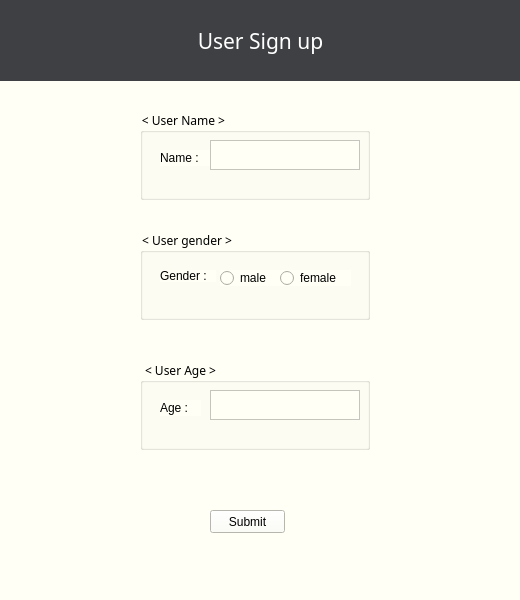
<?xml version="1.0" encoding="UTF-8"?>
<ui version="4.0">
 <class>MainWindow</class>
 <widget class="QMainWindow" name="MainWindow">
  <property name="geometry">
   <rect>
    <x>0</x>
    <y>0</y>
    <width>520</width>
    <height>600</height>
   </rect>
  </property>
  <property name="font">
   <font>
    <family>HY헤드라인M</family>
   </font>
  </property>
  <property name="windowTitle">
   <string>MainWindow</string>
  </property>
  <property name="styleSheet">
   <string notr="true">background-color: rgb(255, 255, 245);
</string>
  </property>
  <widget class="QWidget" name="centralwidget">
   <widget class="QPushButton" name="pushButton">
    <property name="geometry">
     <rect>
      <x>210</x>
      <y>510</y>
      <width>75</width>
      <height>23</height>
     </rect>
    </property>
    <property name="text">
     <string>Submit</string>
    </property>
   </widget>
   <widget class="QLabel" name="label">
    <property name="geometry">
     <rect>
      <x>0</x>
      <y>0</y>
      <width>521</width>
      <height>81</height>
     </rect>
    </property>
    <property name="font">
     <font>
      <family>HY헤드라인M</family>
      <pointsize>16</pointsize>
      <weight>50</weight>
      <bold>false</bold>
     </font>
    </property>
    <property name="styleSheet">
     <string notr="true">background-color: rgb(62, 64, 67);
color: rgb(255, 255, 255);</string>
    </property>
    <property name="text">
     <string>User Sign up</string>
    </property>
    <property name="alignment">
     <set>Qt::AlignCenter</set>
    </property>
   </widget>
   <widget class="QGroupBox" name="groupBox">
    <property name="geometry">
     <rect>
      <x>140</x>
      <y>110</y>
      <width>230</width>
      <height>90</height>
     </rect>
    </property>
    <property name="font">
     <font>
      <family>HY헤드라인M</family>
     </font>
    </property>
    <property name="styleSheet">
     <string notr="true">border-color: rgb(0, 0, 0);</string>
    </property>
    <property name="title">
     <string>&lt; User Name &gt;</string>
    </property>
    <widget class="QLabel" name="label_3">
     <property name="geometry">
      <rect>
       <x>20</x>
       <y>40</y>
       <width>51</width>
       <height>16</height>
      </rect>
     </property>
     <property name="text">
      <string>Name :</string>
     </property>
    </widget>
    <widget class="QTextEdit" name="textEdit">
     <property name="geometry">
      <rect>
       <x>70</x>
       <y>30</y>
       <width>150</width>
       <height>30</height>
      </rect>
     </property>
    </widget>
   </widget>
   <widget class="QGroupBox" name="groupBox_2">
    <property name="geometry">
     <rect>
      <x>140</x>
      <y>230</y>
      <width>230</width>
      <height>90</height>
     </rect>
    </property>
    <property name="font">
     <font>
      <family>HY헤드라인M</family>
     </font>
    </property>
    <property name="title">
     <string>&lt; User gender &gt;</string>
    </property>
    <widget class="QRadioButton" name="radioButton">
     <property name="geometry">
      <rect>
       <x>80</x>
       <y>40</y>
       <width>61</width>
       <height>16</height>
      </rect>
     </property>
     <property name="text">
      <string>male</string>
     </property>
    </widget>
    <widget class="QRadioButton" name="radioButton_2">
     <property name="geometry">
      <rect>
       <x>140</x>
       <y>40</y>
       <width>71</width>
       <height>16</height>
      </rect>
     </property>
     <property name="text">
      <string>female</string>
     </property>
    </widget>
    <widget class="QLabel" name="label_2">
     <property name="geometry">
      <rect>
       <x>20</x>
       <y>40</y>
       <width>56</width>
       <height>12</height>
      </rect>
     </property>
     <property name="text">
      <string>Gender :</string>
     </property>
    </widget>
   </widget>
   <widget class="QGroupBox" name="groupBox_3">
    <property name="geometry">
     <rect>
      <x>140</x>
      <y>360</y>
      <width>230</width>
      <height>90</height>
     </rect>
    </property>
    <property name="font">
     <font>
      <family>HY헤드라인M</family>
     </font>
    </property>
    <property name="title">
     <string> &lt; User Age &gt;</string>
    </property>
    <widget class="QLabel" name="label_4">
     <property name="geometry">
      <rect>
       <x>20</x>
       <y>40</y>
       <width>41</width>
       <height>16</height>
      </rect>
     </property>
     <property name="text">
      <string>Age :</string>
     </property>
    </widget>
    <widget class="QTextEdit" name="textEdit_2">
     <property name="geometry">
      <rect>
       <x>70</x>
       <y>30</y>
       <width>150</width>
       <height>30</height>
      </rect>
     </property>
    </widget>
   </widget>
  </widget>
  <widget class="QMenuBar" name="menubar">
   <property name="geometry">
    <rect>
     <x>0</x>
     <y>0</y>
     <width>520</width>
     <height>21</height>
    </rect>
   </property>
  </widget>
  <widget class="QStatusBar" name="statusbar"/>
 </widget>
 <resources/>
 <connections/>
</ui>
